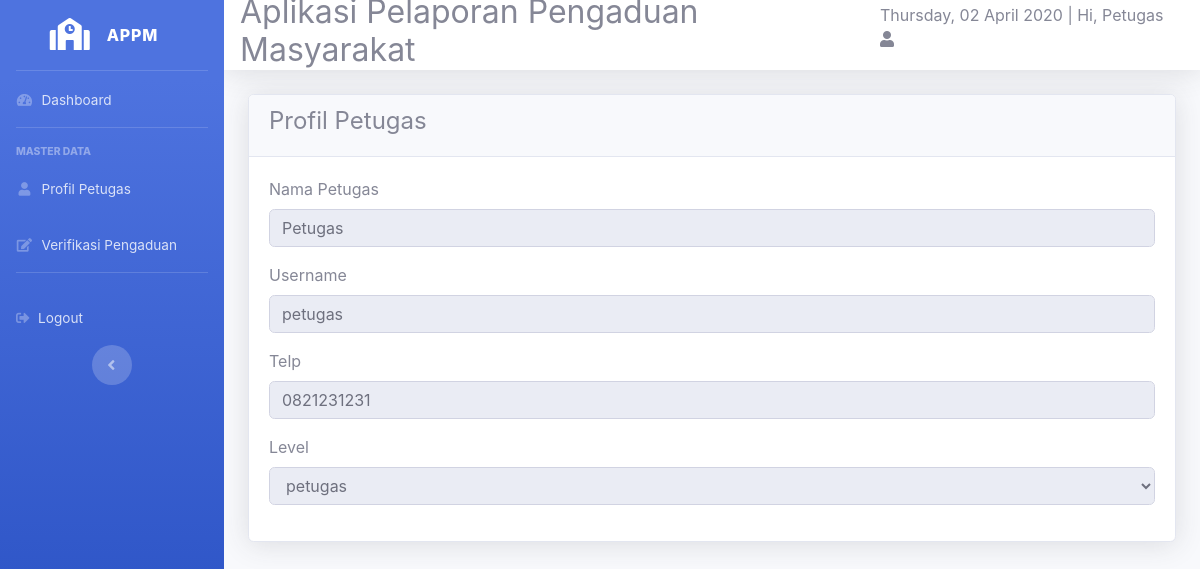
The app's page /petugas/petugas.php?url=profil_petugas (signed in) with its own data.
### tables this page shows
CREATE TABLE `petugas` (
  `id_petugas` int(11) NOT NULL,
  `nama_petugas` varchar(35) NOT NULL,
  `username` varchar(25) NOT NULL,
  `password` varchar(32) NOT NULL,
  `telp` varchar(13) NOT NULL,
  `level` enum('admin','petugas') NOT NULL
);

### petugas/profil_petugas.php (the view, shortened to what this page needs)
<!DOCTYPE html>
<html lang="en">
<head>
  <link href="../vendor/fontawesome-free/css/all.min.css" rel="stylesheet" type="text/css">
  <link href="../css/sb-admin-2.min.css" rel="stylesheet">
</head>
<body id="page-top">
  <div class="card shadow">
      <div class="card-header">
            <h4>Profil Petugas</h4>
      </div>
      <div class="card-body">
        <?php
        require '../koneksi.php';
        $sql=mysqli_query($koneksi, "SELECT * FROM petugas WHERE level='petugas'");
        if($data=mysqli_fetch_array($sql))
        {
         ?>
          <form action="#" method="post" class="form-horizontal" enctype="multipart/form-data">
               <div class="form-group cols-sm-6">
                  <label>Nama Petugas</label>
                  <input type="text" class="form-control" name="nama_petugas" value="<?php echo $data['nama_petugas']; ?>" readonly>
              </div>
              <div class="form-group cols-sm-6">
                  <label>Username</label>
                  <input type="text" class="form-control" name="username" value="<?php echo $data['username']; ?>" readonly>
              </div>
              <div class="form-group cols-sm-6">
                  <label>Telp</label>
                  <input type="number" class="form-control" name="telp" value="<?php echo $data['telp']; ?>" readonly>
              </div>
              <div class="form-group cols-sm-6">
                  <label>Level</label>
                  <select class="form-control" name="level" readonly>
                  <option value="<?php echo $data['level']; ?>"><?php echo $data['level']; ?></option>
              </div>
          </form>
        <?php } ?>
  </div>
</body>
</html>

### records on screen
petugas: nama_petugas "Petugas", username "petugas", telp "0821231231", level "petugas"

### other values on screen
$_SESSION['nama'] "Petugas"
